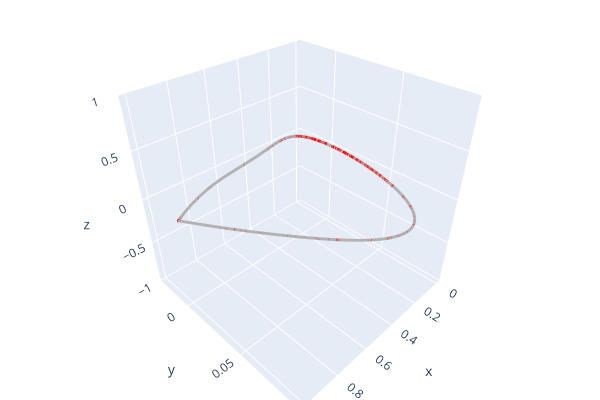

The cell this chart's notebook holds for it:
### Code cell
# 2) Forward pass to get logits and critical indices
with torch.no_grad():
    logits, crit_idxs, _ = classifier38(points.unsqueeze(0).transpose(2, 1))  # crit_idxs: (1, C)
    crit_idxs = crit_idxs[0]                                                # (C,)
    crit_idxs = torch.unique(crit_idxs)                                     # unique indices

# 3) Build point clouds for visualization
all_pts  = points.cpu().numpy()                   # (N, 3)
crit_pts = all_pts[crit_idxs.cpu().numpy()]       # (M, 3) with M <= C

# Open3D requires colors in [0, 1]
import open3d as o3
import numpy as np

grey = np.array([0.7, 0.7, 0.7])
red  = np.array([1.0, 0.0, 0.0])

pc_all = o3.geometry.PointCloud()
pc_all.points = o3.utility.Vector3dVector(all_pts)
pc_all.colors = o3.utility.Vector3dVector(np.repeat(grey[None, :], all_pts.shape[0], axis=0))

pc_crit = o3.geometry.PointCloud()
pc_crit.points = o3.utility.Vector3dVector(crit_pts)
pc_crit.colors = o3.utility.Vector3dVector(np.repeat(red[None, :], crit_pts.shape[0], axis=0))

o3.visualization.draw_plotly([pc_all, pc_crit])   # or draw(pc_all); draw(pc_crit) locally

### Figure 1 — Plotly figure (JSON) as saved in the notebook; plotly's stock layout.template omitted (floating-point values rounded to 4 significant figures; data arrays with more than 128 entries replaced by an {"elided": "..."} marker saying what was removed)
{"data": [{"marker": {"color": {"elided": "10000x3 float values"}, "size": 1}, "mode": "markers", "type": "scatter3d", "x": {"elided": "10000 float values"}, "y": {"elided": "10000 float values"}, "z": {"elided": "10000 float values"}}, {"marker": {"color": {"elided": "366x3 float values"}, "size": 1}, "mode": "markers", "type": "scatter3d", "x": {"elided": "366 float values"}, "y": {"elided": "366 float values"}, "z": {"elided": "366 float values"}}], "layout": {"height": 400, "margin": {"b": 0, "l": 0, "r": 0, "t": 0}, "scene": {"camera": {"center": {"x": 0, "y": 0, "z": 0}, "up": {"x": 0, "y": 0, "z": 1}}}, "showlegend": false, "width": 600}}
